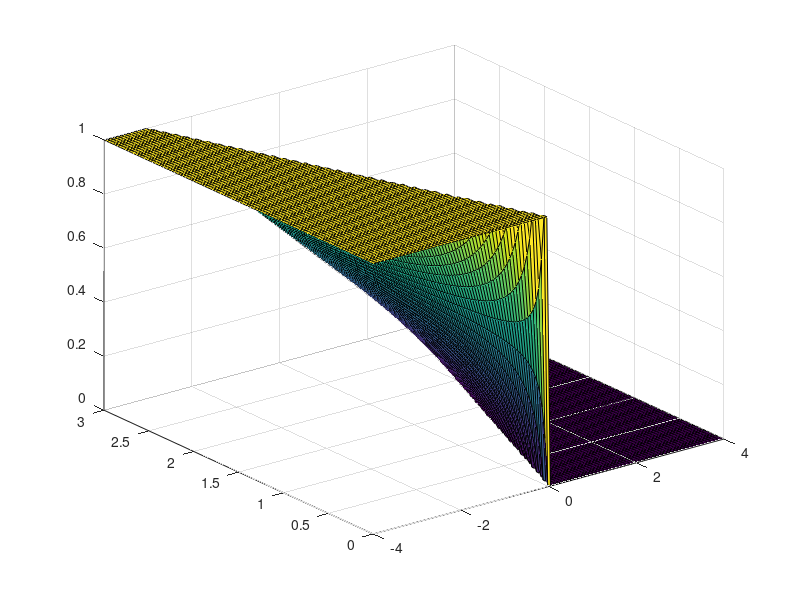

MATLAB code to generate this figure:
clear 
clc

x=linspace(-4,4,100) %two arrays with equally spaced elements, 100 steps 
t=linspace(0,3,100) 
[X,T]=meshgrid(x,t)%creating a meshgrid to be used for the plotting of the graph
Y=zeros(length(t),length(t))

%Defining the three cases to be used, as mentioned in the assignment question.
case1= (-T<X) & (X<=T);
case2= X<= -T;
case3= X>T;

%The output for the the three functions
Y(case1)=(0.5) * (1 - (X(case1) ./ T(case1)));
Y(case2)=1;
Y(case3)=0;

%plotting the figure
figure(1)
surf(x,t,Y)




